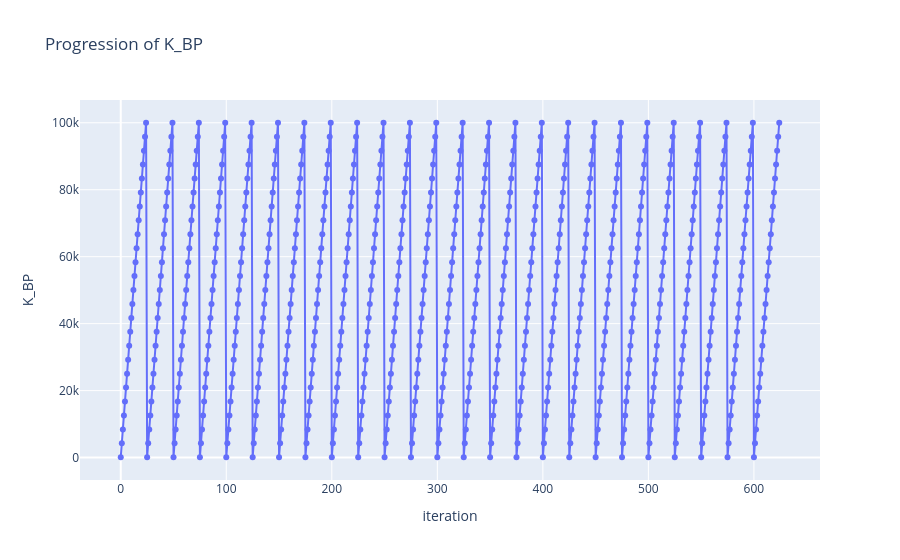

Notebook source saved alongside this figure:
### Code cell
analysis.plot_progression(metric_name="K_BP")

### Figure 1 — Plotly figure (JSON) as saved in the notebook; plotly's stock layout.template omitted (floating-point values rounded to 4 significant figures; data arrays with more than 128 entries replaced by an {"elided": "..."} marker saying what was removed)
{"data": [{"hovertemplate": "iteration=%{x}<br>K_BP=%{y}<extra></extra>", "legendgroup": "", "line": {"color": "#636efa", "dash": "solid"}, "marker": {"symbol": "circle"}, "mode": "lines+markers", "name": "", "orientation": "v", "showlegend": false, "type": "scatter", "x": {"elided": "625 int values"}, "xaxis": "x", "y": {"elided": "625 float values"}, "yaxis": "y"}], "layout": {"legend": {"tracegroupgap": 0}, "title": {"text": "Progression of K_BP"}, "xaxis": {"anchor": "y", "domain": [0, 1], "title": {"text": "iteration"}}, "yaxis": {"anchor": "x", "domain": [0, 1], "title": {"text": "K_BP"}}}}
